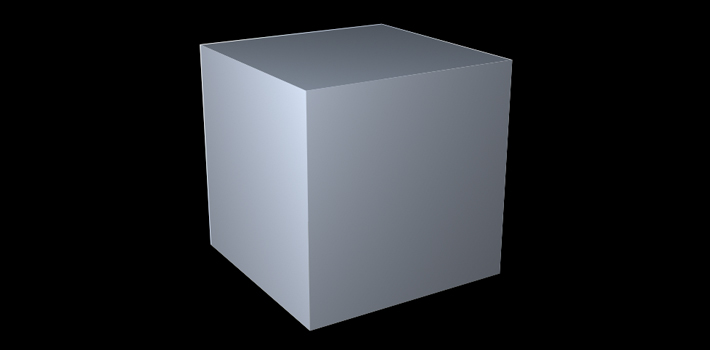
//> input picture lesson11/mc11_03/boxImg3.jpg, 710 x 350 px
$ ./mc11_3_ans   (built with g++ and OpenCV 4)
//> lines starting //> are read from the running program, lines starting //| are printed output that depends on the picture; after the words box and inside, x2 and y2 are one past the last pixel; in counts of white or black regions, pixels touching at a corner belong together
//g++ mc11_3_ans.cpp -std=c++11 `pkg-config --cflags --libs opencv4`
#include <opencv2/opencv.hpp>

int main()
{
    // １.入力画像をグレースケール化する
    cv::Mat image = cv::imread("boxImg3.jpg");
//> image is the input picture: 350 rows x 710 cols, CV_8UC3; mean B, G, R 46.4, 42.6, 40.3
    cv::Mat grayImage;
    cv::cvtColor(image, grayImage, cv::COLOR_BGR2GRAY);

    // ２.ケニーのエッジ検出を適用
    cv::Mat edges;
    cv::Canny(grayImage, edges, 50, 150);
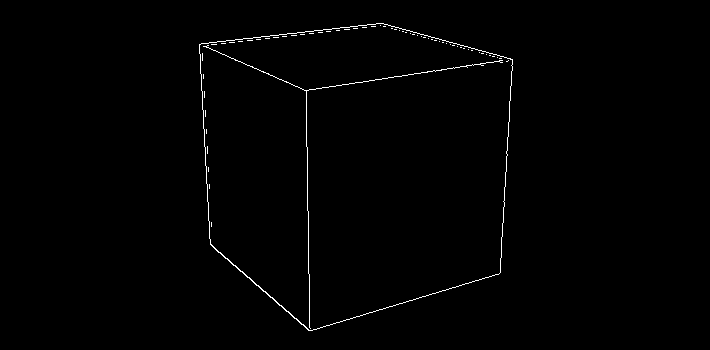
//> edges: 350 rows x 710 cols, CV_8UC1; 0.76% white in thin lines or dots, all inside (x1, y1, x2, y2) = (199, 23, 513, 331)

    // ３.線の検出結果をグレースケール画像に描画して表示
    cv::Mat lineDetectionImage;
    cv::cvtColor(grayImage, lineDetectionImage, cv::COLOR_GRAY2BGR);  // グレースケール画像をBGRに変換

    // 4.ハフ変換を適用して直線検出
    std::vector<cv::Vec2f> lines;
    cv::HoughLines(edges, lines, 1, CV_PI / 180, 100);
//> lines = 9 lines (rho, theta): [-304, 3.12], [407, 1.27], [137, 1.41], [514, 0.05], [-197, 3.09], [46, 2.29], [63, 1.47], [68, 1.45], [-76, 1.83]

     // 5.検出された直線を赤色の線で描画
    for (size_t i = 0; i < lines.size(); i++)
    {
        float rho = lines[i][0];        // 直線の距離パラメータ (ρ)
        float theta = lines[i][1];      // 直線の角度パラメータ (θ)
        double a = cos(theta), b = sin(theta);
        double x0 = a * rho, y0 = b * rho;

        // 直線上の2点を計算
        cv::Point pt1(cvRound(x0 + 1000 * (-b)), cvRound(y0 + 1000 * (a)));
        cv::Point pt2(cvRound(x0 - 1000 * (-b)), cvRound(y0 - 1000 * (a)));

        // 直線を赤色 (BGR: 0, 0, 255) の線で描画
        cv::line(lineDetectionImage, pt1, pt2, cv::Scalar(0, 0, 255), 2, cv::LINE_AA);
    }
//> this loop made 9 passes
//> (rho, theta, a, b, x0, y0, pt1, pt2) on passes 1 to 8: (-304, 3.12, -1, 0.0175, 304, -5.31, Point(287, -1005), Point(321, 995)), (407, 1.27, 0.292, 0.956, 119, 389.2, Point(-837, 682), Point(1075, 97)), (137, 1.41, 0.156, 0.988, 21.43, 135.3, Point(-966, 292), Point(1009, -21)), (514, 0.0524, 0.999, 0.0523, 513.3, 26.9, Point(461, 1026), Point(566, -972)), (-197, 3.09, -0.999, 0.0523, 196.7, -10.31, Point(144, -1009), Point(249, 988)), (46, 2.29, -0.656, 0.755, -30.18, 34.72, Point(-785, -621), Point(725, 691)), (63, 1.47, 0.105, 0.995, 6.59, 62.65, Point(-988, 167), Point(1001, -42)), (68, 1.45, 0.122, 0.993, 8.29, 67.49, Point(-984, 189), Point(1001, -54))
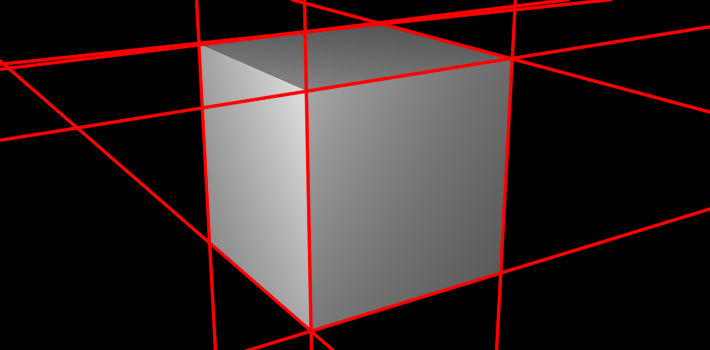
//> lineDetectionImage: 350 rows x 710 cols, CV_8UC3; mean B, G, R 40.2, 40.2, 54.1
    // 元画像と直線検出結果を同じウィンドウに表示
    cv::imshow("Line Detection", lineDetectionImage);
    cv::imshow("Gray Image", grayImage);
    cv::imshow("Original Image", image);
    cv::waitKey(0);

    return 0;
}
